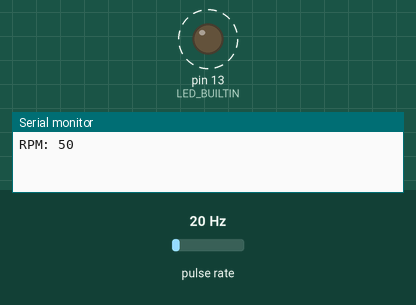
Simulated run of this sketch. Board: Arduino Uno, built with avr-gcc and run on an emulated ATmega328P. On the bench: output pins drawn as LEDs (lit = HIGH), the last lines printed to the serial monitor. Wiring (inferred from the names in the program): pulse sensor: data pin 2. Dashed ring = blinking. Inputs (shaded band) come from the test bench; at power-on: pulse rate 20 Hz.

Above: at 1.2 s.
1.3 s: pulse rate (sensor on pin 2) set to 46 Hz
At 1.68 s:
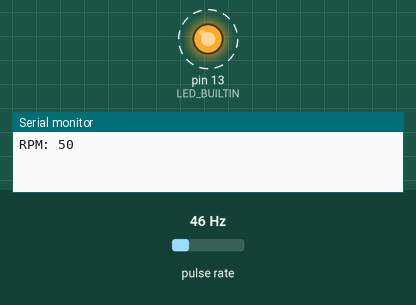
4.3 s: pulse rate (sensor on pin 2) set to 50 Hz
5.9 s: pulse rate (sensor on pin 2) set to 4 Hz
At 6.21 s:
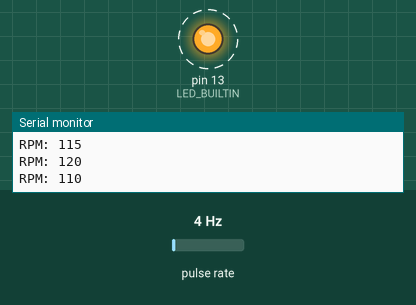
8.9 s: pulse rate (sensor on pin 2) set to 196 Hz
10.7 s: pulse rate (sensor on pin 2) set to 182 Hz
13.7 s: pulse rate (sensor on pin 2) set to 175 Hz
At 13.7 s:
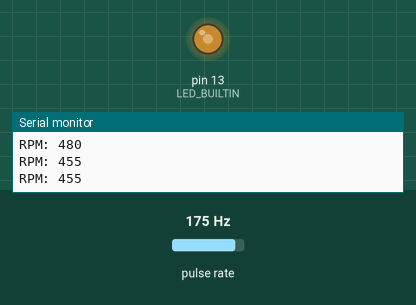
Timing chart, 0 to 16.2 s (numbered marks = the images above; inputs shaded):
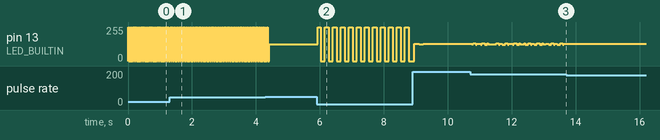

The sketch:

Tacometro.ino
```cpp
// Define o pino do tacômetro
const int pinTach = 2;

// Variáveis para o cálculo da velocidade do motor
volatile unsigned int pulses = 0; // Contagem de pulsos do tacômetro
unsigned long lastTime = 0;       // Hora da última leitura do tacômetro
unsigned int rpm = 0;             // Velocidade do motor em RPM

void setup() {
  // Configura o pino do tacômetro como entrada
  pinMode(pinTach, INPUT);
  pinMode(LED_BUILTIN, OUTPUT);

  // Habilita as interrupções externas para o pino do tacômetro
  attachInterrupt(digitalPinToInterrupt(pinTach), countPulses, RISING);

  // Inicializa a porta serial para exibição de informações
  Serial.begin(115200);
}

void loop() {
  digitalWrite(LED_BUILTIN, digitalRead(pinTach));
  // Lê a velocidade do motor a cada 1000ms
  if (millis() - lastTime >= 1000) {

    // Calcula a velocidade do motor em RPM
    rpm = (pulses / 2) * 60 / 12;

    // Exibe a velocidade do motor na porta serial
    Serial.print("RPM: ");
    Serial.println(rpm);

    // Reinicia a contagem de pulsos
    pulses = 0;

    // Atualiza a hora da última leitura
    lastTime = millis();
  }
}

void countPulses() {
  // Incrementa a contagem de pulsos
  pulses++;

}
```

Measured:
- after the input at 1.3 s, pin 13 (LED_BUILTIN): alternates 255/255 for 0.01 s and 0/255 for 0.01 s, starting at once
- after the input at 5.9 s, pin 13 (LED_BUILTIN): alternates 255/255 for 0.12 s and 0/255 for 0.13 s, starting at once
- after the input at 13.7 s, pin 13 (LED_BUILTIN): stops changing and stays 128/255
- by itself, pin 13 (LED_BUILTIN): alternates 255/255 for 0.02 s and 0/255 for 0.03 s
